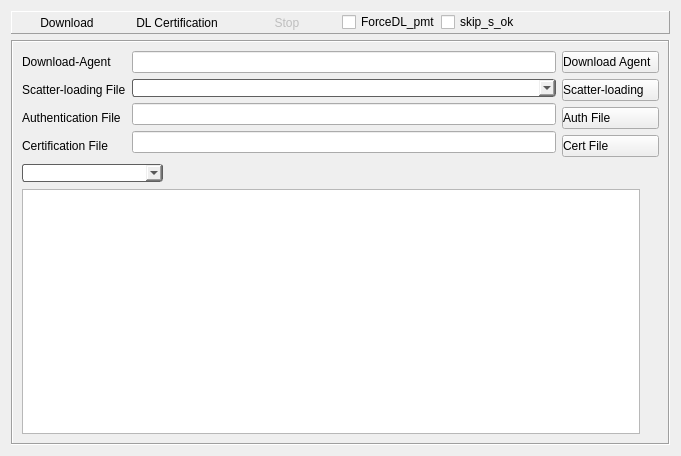
<?xml version="1.0" encoding="UTF-8"?>
<ui version="4.0">
 <class>DownloadWidget</class>
 <widget class="QWidget" name="DownloadWidget">
  <property name="geometry">
   <rect>
    <x>0</x>
    <y>0</y>
    <width>681</width>
    <height>456</height>
   </rect>
  </property>
  <property name="windowTitle">
   <string>Form</string>
  </property>
  <layout class="QGridLayout" name="gridLayout_2">
   <item row="0" column="0">
    <widget class="QFrame" name="frame_3">
     <property name="frameShape">
      <enum>QFrame::Panel</enum>
     </property>
     <property name="frameShadow">
      <enum>QFrame::Raised</enum>
     </property>
     <layout class="QGridLayout" name="gridLayout_3">
      <property name="leftMargin">
       <number>0</number>
      </property>
      <property name="topMargin">
       <number>0</number>
      </property>
      <property name="rightMargin">
       <number>0</number>
      </property>
      <property name="bottomMargin">
       <number>0</number>
      </property>
      <property name="spacing">
       <number>0</number>
      </property>
      <item row="3" column="0">
       <widget class="QToolButton" name="pushButton_download">
        <property name="enabled">
         <bool>true</bool>
        </property>
        <property name="minimumSize">
         <size>
          <width>110</width>
          <height>0</height>
         </size>
        </property>
        <property name="toolTip">
         <string>Ctrl + D</string>
        </property>
        <property name="styleSheet">
         <string notr="true">border-width:2px;</string>
        </property>
        <property name="text">
         <string>Download</string>
        </property>
        <property name="icon">
         <iconset resource="../../icon.qrc">
          <normaloff>:/images/download.png</normaloff>:/images/download.png</iconset>
        </property>
        <property name="iconSize">
         <size>
          <width>24</width>
          <height>24</height>
         </size>
        </property>
        <property name="shortcut">
         <string/>
        </property>
        <property name="popupMode">
         <enum>QToolButton::DelayedPopup</enum>
        </property>
        <property name="toolButtonStyle">
         <enum>Qt::ToolButtonTextUnderIcon</enum>
        </property>
        <property name="autoRaise">
         <bool>true</bool>
        </property>
       </widget>
      </item>
      <item row="3" column="2">
       <widget class="QToolButton" name="pushButton_stop">
        <property name="enabled">
         <bool>false</bool>
        </property>
        <property name="minimumSize">
         <size>
          <width>110</width>
          <height>0</height>
         </size>
        </property>
        <property name="toolTip">
         <string>F10</string>
        </property>
        <property name="text">
         <string>Stop</string>
        </property>
        <property name="icon">
         <iconset resource="../../icon.qrc">
          <normaloff>:/images/stop.png</normaloff>:/images/stop.png</iconset>
        </property>
        <property name="iconSize">
         <size>
          <width>24</width>
          <height>24</height>
         </size>
        </property>
        <property name="toolButtonStyle">
         <enum>Qt::ToolButtonTextUnderIcon</enum>
        </property>
        <property name="autoRaise">
         <bool>true</bool>
        </property>
       </widget>
      </item>
      <item row="3" column="3">
       <widget class="QCheckBox" name="forceDownPmt_CheckBox">
        <property name="text">
         <string>ForceDL_pmt</string>
        </property>
       </widget>
      </item>
      <item row="3" column="1">
       <widget class="QToolButton" name="toolButton_Certification">
        <property name="sizePolicy">
         <sizepolicy hsizetype="Fixed" vsizetype="Fixed">
          <horstretch>0</horstretch>
          <verstretch>0</verstretch>
         </sizepolicy>
        </property>
        <property name="minimumSize">
         <size>
          <width>110</width>
          <height>0</height>
         </size>
        </property>
        <property name="text">
         <string>DL Certification</string>
        </property>
        <property name="icon">
         <iconset resource="../../icon.qrc">
          <normaloff>:/images/start.png</normaloff>:/images/start.png</iconset>
        </property>
        <property name="iconSize">
         <size>
          <width>24</width>
          <height>24</height>
         </size>
        </property>
        <property name="shortcut">
         <string>Ctrl+S</string>
        </property>
        <property name="toolButtonStyle">
         <enum>Qt::ToolButtonTextUnderIcon</enum>
        </property>
        <property name="autoRaise">
         <bool>true</bool>
        </property>
       </widget>
      </item>
      <item row="3" column="5">
       <spacer name="horizontalSpacer">
        <property name="orientation">
         <enum>Qt::Horizontal</enum>
        </property>
        <property name="sizeHint" stdset="0">
         <size>
          <width>40</width>
          <height>20</height>
         </size>
        </property>
       </spacer>
      </item>
      <item row="3" column="4">
       <widget class="QCheckBox" name="skipShowOK_CheckBox">
        <property name="text">
         <string>skip_s_ok</string>
        </property>
       </widget>
      </item>
     </layout>
    </widget>
   </item>
   <item row="1" column="0">
    <widget class="QFrame" name="FileLoadFrame">
     <property name="enabled">
      <bool>true</bool>
     </property>
     <property name="frameShape">
      <enum>QFrame::Box</enum>
     </property>
     <property name="frameShadow">
      <enum>QFrame::Sunken</enum>
     </property>
     <layout class="QGridLayout" name="gridLayout">
      <item row="0" column="0" colspan="3">
       <layout class="QHBoxLayout" name="horizontalLayout">
        <item>
         <layout class="QVBoxLayout" name="verticalLayout_3">
          <item>
           <widget class="QLabel" name="label_downloadAgent">
            <property name="text">
             <string>Download-Agent    </string>
            </property>
           </widget>
          </item>
          <item>
           <widget class="QLabel" name="label_scatterLoading">
            <property name="text">
             <string>Scatter-loading File</string>
            </property>
           </widget>
          </item>
          <item>
           <widget class="QLabel" name="label_Security">
            <property name="text">
             <string>Authentication File</string>
            </property>
           </widget>
          </item>
          <item>
           <widget class="QLabel" name="label_authFile">
            <property name="text">
             <string>Certification File</string>
            </property>
           </widget>
          </item>
         </layout>
        </item>
        <item>
         <layout class="QVBoxLayout" name="verticalLayout_2">
          <item>
           <widget class="QLineEdit" name="lineEdit_agentFilePath">
            <property name="enabled">
             <bool>true</bool>
            </property>
            <property name="acceptDrops">
             <bool>false</bool>
            </property>
            <property name="styleSheet">
             <string notr="true"/>
            </property>
            <property name="text">
             <string/>
            </property>
            <property name="readOnly">
             <bool>true</bool>
            </property>
           </widget>
          </item>
          <item>
           <widget class="QComboBox" name="comboBox_scatterFilePath">
            <property name="acceptDrops">
             <bool>false</bool>
            </property>
            <property name="styleSheet">
             <string notr="true">border: 1px solid rgb(95,95,95);
color: rgb(0, 0, 0);
border-radius: 3px;
margin:0 0 0 0;</string>
            </property>
            <property name="editable">
             <bool>false</bool>
            </property>
            <property name="maxCount">
             <number>10</number>
            </property>
            <property name="insertPolicy">
             <enum>QComboBox::InsertAtTop</enum>
            </property>
           </widget>
          </item>
          <item>
           <widget class="QLineEdit" name="lineEdit_authFilePath"/>
          </item>
          <item>
           <widget class="QLineEdit" name="lineEdit_SecurityFile">
            <property name="enabled">
             <bool>true</bool>
            </property>
            <property name="acceptDrops">
             <bool>false</bool>
            </property>
            <property name="readOnly">
             <bool>true</bool>
            </property>
           </widget>
          </item>
         </layout>
        </item>
        <item>
         <layout class="QVBoxLayout" name="verticalLayout">
          <item>
           <widget class="QPushButton" name="pushButton_downloadAgent">
            <property name="styleSheet">
             <string notr="true">QPushButton {
    text-align:left;
}
</string>
            </property>
            <property name="text">
             <string>Download Agent</string>
            </property>
            <property name="icon">
             <iconset resource="../../icon.qrc">
              <normaloff>:/images/folder.png</normaloff>:/images/folder.png</iconset>
            </property>
            <property name="iconSize">
             <size>
              <width>20</width>
              <height>20</height>
             </size>
            </property>
           </widget>
          </item>
          <item>
           <widget class="QPushButton" name="pushButton_scatterLoading">
            <property name="styleSheet">
             <string notr="true">QPushButton {
    text-align:left;
}
</string>
            </property>
            <property name="text">
             <string>Scatter-loading</string>
            </property>
            <property name="icon">
             <iconset resource="../../icon.qrc">
              <normaloff>:/images/folder.png</normaloff>:/images/folder.png</iconset>
            </property>
            <property name="iconSize">
             <size>
              <width>20</width>
              <height>20</height>
             </size>
            </property>
           </widget>
          </item>
          <item>
           <widget class="QPushButton" name="pushButton_authFile">
            <property name="styleSheet">
             <string notr="true">QPushButton {
    text-align:left;
}</string>
            </property>
            <property name="text">
             <string>Auth File</string>
            </property>
            <property name="icon">
             <iconset resource="../../icon.qrc">
              <normaloff>:/images/folder.png</normaloff>:/images/folder.png</iconset>
            </property>
            <property name="iconSize">
             <size>
              <width>20</width>
              <height>20</height>
             </size>
            </property>
           </widget>
          </item>
          <item>
           <widget class="QPushButton" name="pushButton_CertFile">
            <property name="enabled">
             <bool>true</bool>
            </property>
            <property name="layoutDirection">
             <enum>Qt::LeftToRight</enum>
            </property>
            <property name="autoFillBackground">
             <bool>false</bool>
            </property>
            <property name="styleSheet">
             <string notr="true">QPushButton {
    text-align:left;
}
</string>
            </property>
            <property name="text">
             <string>Cert File</string>
            </property>
            <property name="icon">
             <iconset resource="../../icon.qrc">
              <normaloff>:/images/folder.png</normaloff>:/images/folder.png</iconset>
            </property>
            <property name="iconSize">
             <size>
              <width>20</width>
              <height>20</height>
             </size>
            </property>
            <property name="autoExclusive">
             <bool>false</bool>
            </property>
           </widget>
          </item>
         </layout>
        </item>
       </layout>
      </item>
      <item row="1" column="0">
       <layout class="QHBoxLayout" name="horizontalLayout_2">
        <item>
         <widget class="QComboBox" name="comboBox_Scene">
          <property name="minimumSize">
           <size>
            <width>141</width>
            <height>0</height>
           </size>
          </property>
          <property name="styleSheet">
           <string notr="true">border: 1px solid rgb(95,95,95);
border-radius: 3px;
color: rgb(0, 0, 0);
margin:0 0 0 0;</string>
          </property>
          <property name="currentIndex">
           <number>-1</number>
          </property>
         </widget>
        </item>
        <item>
         <spacer name="horizontalSpacer_2">
          <property name="orientation">
           <enum>Qt::Horizontal</enum>
          </property>
          <property name="sizeHint" stdset="0">
           <size>
            <width>218</width>
            <height>20</height>
           </size>
          </property>
         </spacer>
        </item>
       </layout>
      </item>
      <item row="1" column="1">
       <widget class="QLabel" name="label">
        <property name="text">
         <string/>
        </property>
       </widget>
      </item>
      <item row="2" column="0">
       <widget class="QTableWidget" name="tableWidget">
        <property name="acceptDrops">
         <bool>true</bool>
        </property>
        <property name="autoFillBackground">
         <bool>false</bool>
        </property>
        <property name="frameShape">
         <enum>QFrame::StyledPanel</enum>
        </property>
        <property name="frameShadow">
         <enum>QFrame::Sunken</enum>
        </property>
        <property name="lineWidth">
         <number>2</number>
        </property>
        <property name="midLineWidth">
         <number>1</number>
        </property>
        <property name="editTriggers">
         <set>QAbstractItemView::NoEditTriggers</set>
        </property>
        <property name="showDropIndicator" stdset="0">
         <bool>true</bool>
        </property>
        <property name="alternatingRowColors">
         <bool>true</bool>
        </property>
        <property name="selectionMode">
         <enum>QAbstractItemView::NoSelection</enum>
        </property>
        <property name="wordWrap">
         <bool>false</bool>
        </property>
        <property name="cornerButtonEnabled">
         <bool>false</bool>
        </property>
        <property name="rowCount">
         <number>0</number>
        </property>
        <property name="columnCount">
         <number>6</number>
        </property>
        <attribute name="horizontalHeaderVisible">
         <bool>false</bool>
        </attribute>
        <attribute name="horizontalHeaderCascadingSectionResizes">
         <bool>true</bool>
        </attribute>
        <attribute name="horizontalHeaderHighlightSections">
         <bool>true</bool>
        </attribute>
        <attribute name="horizontalHeaderMinimumSectionSize">
         <number>15</number>
        </attribute>
        <attribute name="horizontalHeaderShowSortIndicator" stdset="0">
         <bool>false</bool>
        </attribute>
        <attribute name="horizontalHeaderStretchLastSection">
         <bool>true</bool>
        </attribute>
        <attribute name="verticalHeaderVisible">
         <bool>false</bool>
        </attribute>
        <attribute name="verticalHeaderDefaultSectionSize">
         <number>23</number>
        </attribute>
        <attribute name="verticalHeaderHighlightSections">
         <bool>false</bool>
        </attribute>
        <attribute name="verticalHeaderMinimumSectionSize">
         <number>34</number>
        </attribute>
        <attribute name="verticalHeaderShowSortIndicator" stdset="0">
         <bool>false</bool>
        </attribute>
        <column>
         <property name="text">
          <string/>
         </property>
        </column>
        <column>
         <property name="text">
          <string>Name</string>
         </property>
        </column>
        <column>
         <property name="text">
          <string>Begin Address</string>
         </property>
        </column>
        <column>
         <property name="text">
          <string>End Address</string>
         </property>
        </column>
        <column>
         <property name="text">
          <string>Region</string>
         </property>
        </column>
        <column>
         <property name="text">
          <string>Location</string>
         </property>
        </column>
       </widget>
      </item>
     </layout>
    </widget>
   </item>
  </layout>
 </widget>
 <resources>
  <include location="../../icon.qrc"/>
 </resources>
 <connections/>
</ui>
